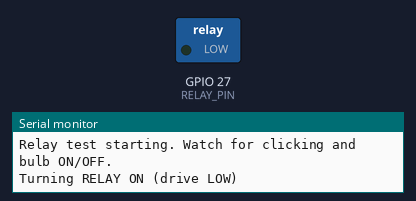
Simulated run of this sketch. Board: ESP32. Parts: switched loads named in the sketch (green lamp = pin HIGH), the last lines printed to the serial monitor.

Above: at 1.5 s.
At 4.5 s:
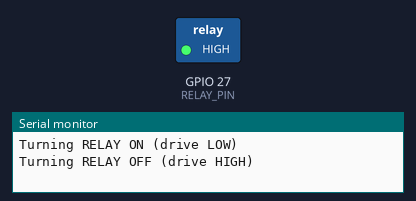
Timing chart, 0 to 7.8 s (numbered marks = the images above):
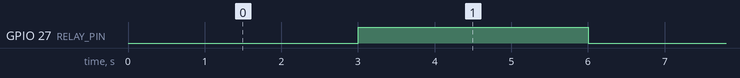

Measured:
- by itself, GPIO 27 (RELAY_PIN): alternates HIGH for 3.0 s and LOW for 3.0 s

The sketch:

ESfull.ino
```cpp
// Relay test for ESP32 (GPIO27)
const int RELAY_PIN = 27;

void setup() {
  Serial.begin(115200);
  pinMode(RELAY_PIN, OUTPUT);
  // ensure OFF on start — most relay modules are active LOW so HIGH = OFF
  digitalWrite(RELAY_PIN, HIGH);
  Serial.println("Relay test starting. Watch for clicking and bulb ON/OFF.");
}

void loop() {
  Serial.println("Turning RELAY ON (drive LOW)"); // active LOW modules
  digitalWrite(RELAY_PIN, LOW);
  delay(3000);

  Serial.println("Turning RELAY OFF (drive HIGH)");
  digitalWrite(RELAY_PIN, HIGH);
  delay(3000);
}
```
